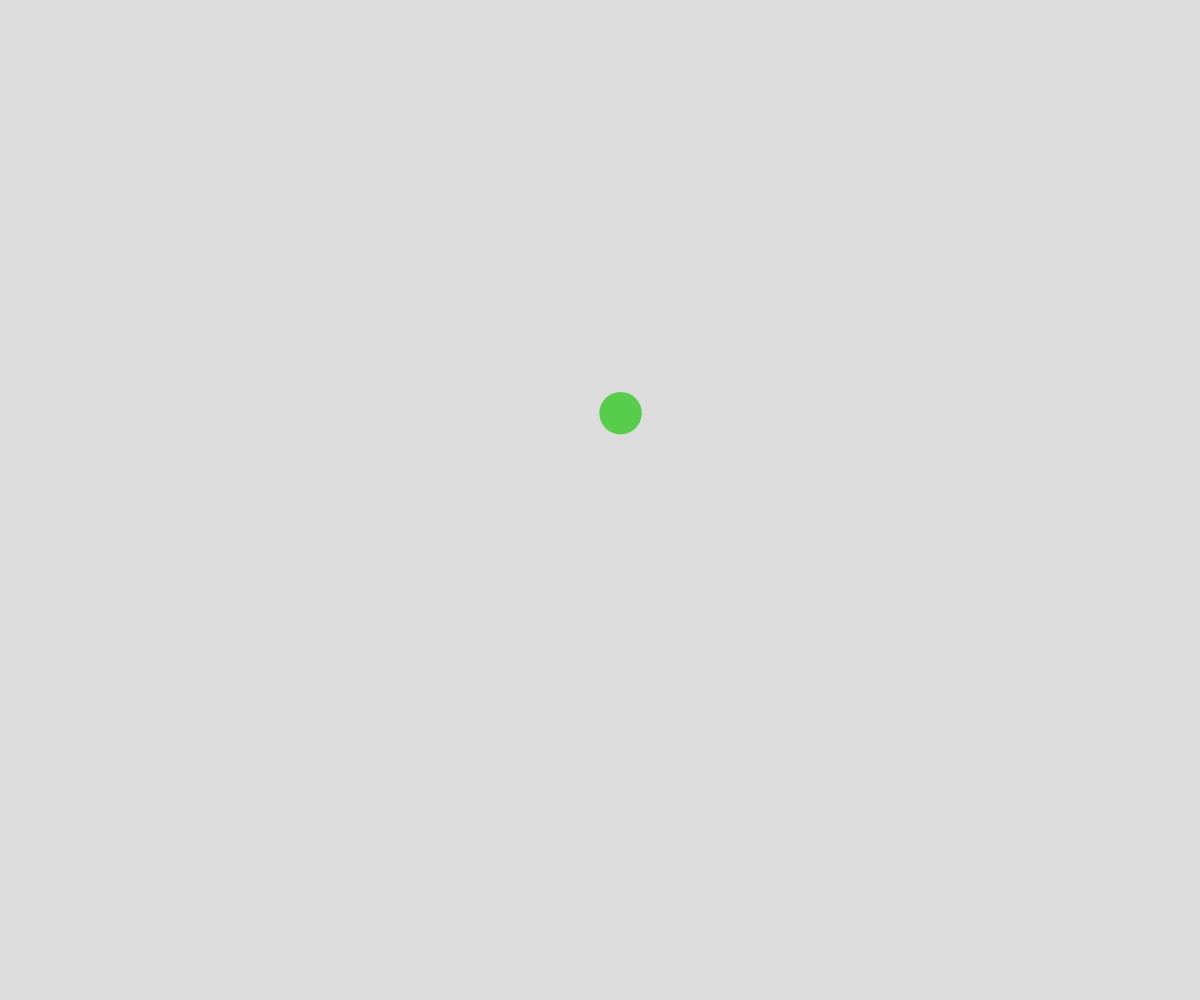
Frame 1 (no input)
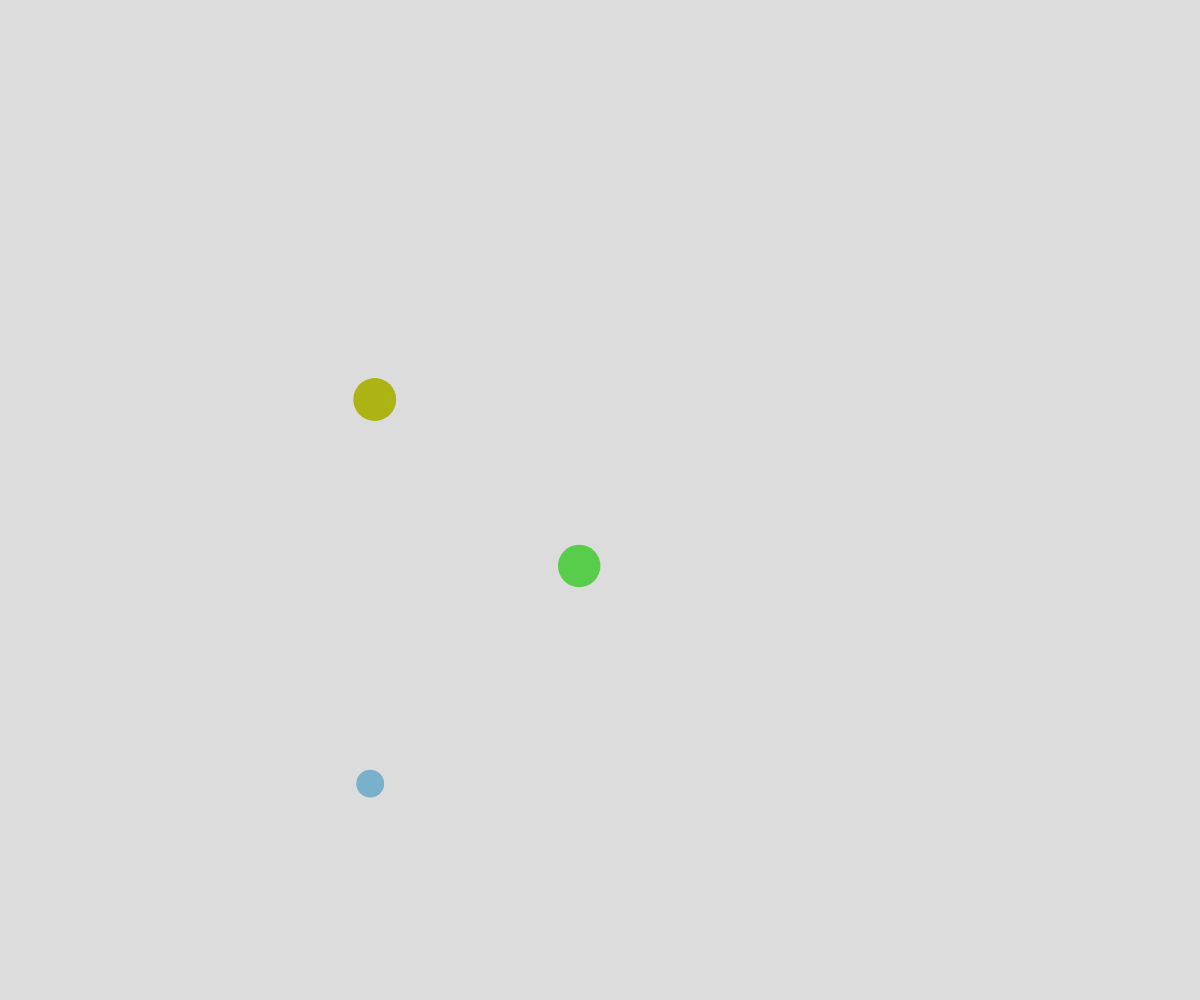
Frame 60 (no input)
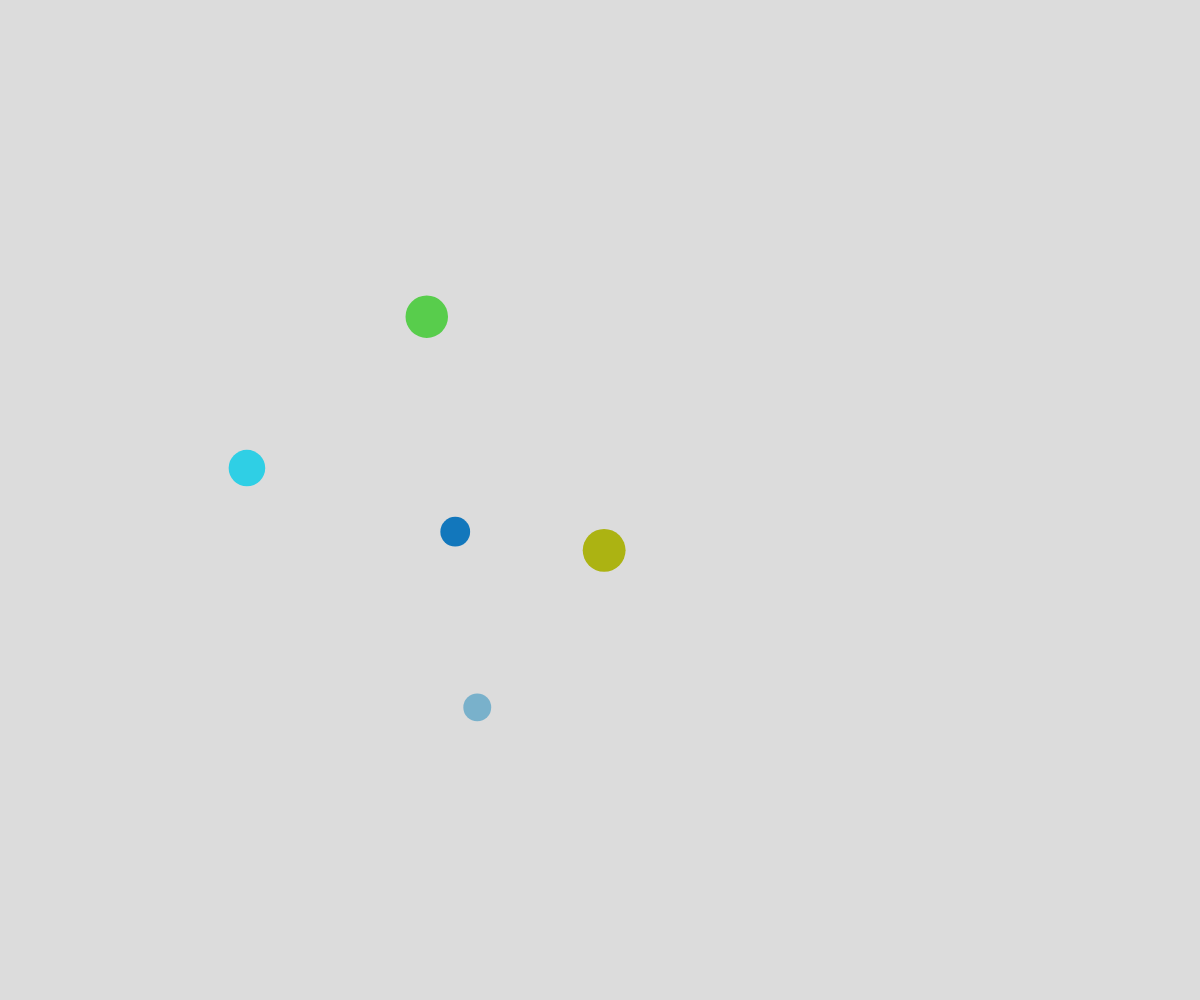
Frame 120 (the mouse pressed at the canvas centre since frame 60)

The p5.js sketch that drew these frames (run headless with seeded random() and noise() and a simulated clock; from frame 60 on, the mouse is pressed at the canvas centre):

// p5.js sketch
// ── sketch.js
// Perlin Bubbles Demo
// Noise, Arrays, and Object Notation

let theBubbles = [];

function setup() {
  createCanvas(windowWidth, windowHeight);
  noStroke();
  spawnBubble();

  //add a new bubble every half second
  window.setInterval(spawnBubble, 500);
}

function draw() {
  background(220);

  for (let bubble of theBubbles) {
    //move
    bubble.x = noise(bubble.time) * width;
    bubble.y = noise(bubble.time + bubble.buffer) * height;
    bubble.time += bubble.deltaTime;

    //display
    fill(bubble.r, bubble.g, bubble.b);
    circle(bubble.x, bubble.y, bubble.diameter);
  }
}

function spawnBubble() {
  let _time = random(1000);
  let _buffer = random(1000);

  let theBubble = {
    time: _time,
    buffer: _buffer,
    x: noise(_time) * width,
    y: noise(_time + _buffer) * height,
    diameter: random(20, 50),
    deltaTime: 0.01,
    r: random(255),
    g: random(255),
    b: random(255),
  };

  theBubbles.push(theBubble);
}
